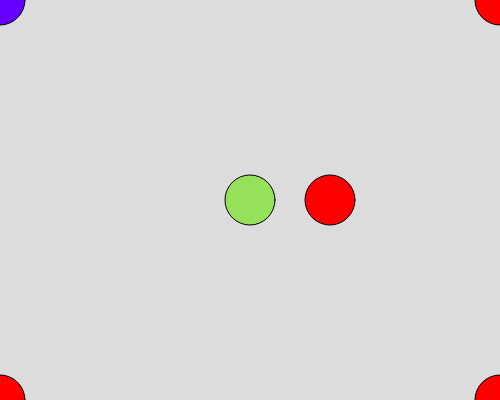
Frame 1 (no input)
Frame 60 (no input): identical to frame 1, image omitted
Frame 120 (the mouse pressed at the canvas centre since frame 60): identical to frame 1, image omitted

The p5.js sketch that drew this single still picture (run headless with seeded random() and noise() and a simulated clock; from frame 60 on, the mouse is pressed at the canvas centre):

// p5.js sketch
// ── sketch.js
// Project Title
// Your Name
// Date
//
// Extra for Experts:
// - describe what you did to take this project "above and beyond"


function setup() {
  createCanvas(500,400);
}

function draw() {
  background(220);
  drawCircle();
}


function drawCircle(){
  fill(101,0,255);
  circle(0,0,50);

  fill(150,225,90);
  circle(width/2,height/2,50);

  fill(255,0,0);
  circle(0,height,50);
  circle(width,0,50);
  circle(width,height,50);

  //draw a circle
  //the screen
  circle(width*0.66,height/2,50)




}
